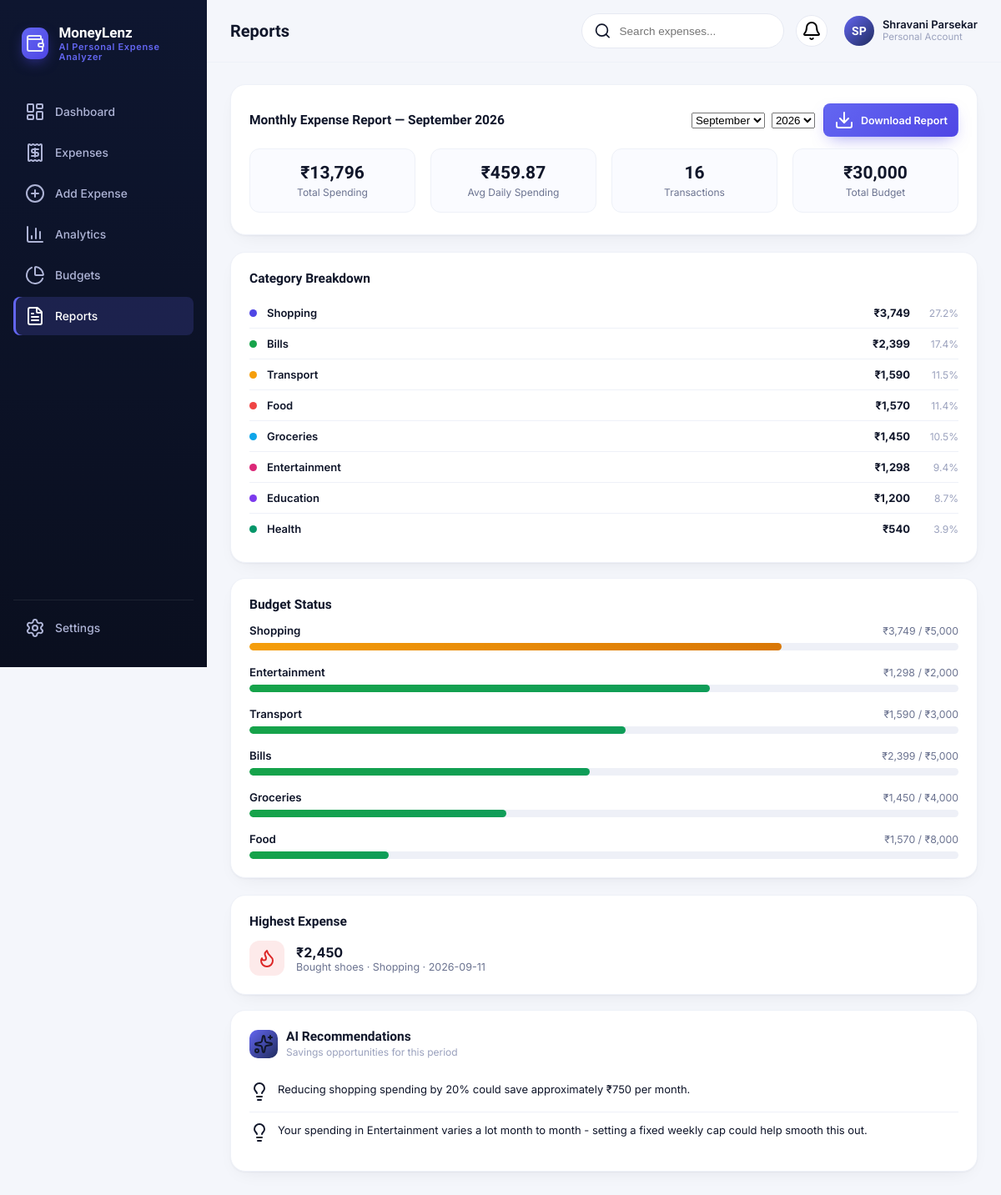
Page /reports on the committed database.
### models/expense.py (models this page shows, shortened)
class Expense(db.Model):
    __tablename__ = "expenses"
    id = db.Column(db.Integer, primary_key=True)
    amount = db.Column(db.Float, nullable=False)
    category = db.Column(db.String(50), nullable=False, index=True)
    description = db.Column(db.String(255), nullable=False)
    date = db.Column(db.Date, nullable=False, default=date.today, index=True)
    payment_method = db.Column(db.String(50), nullable=False, default="Cash")
    notes = db.Column(db.String(500), nullable=True)
    created_at = db.Column(db.DateTime, default=datetime.utcnow)

class Budget(db.Model):
    __tablename__ = "budgets"
    id = db.Column(db.Integer, primary_key=True)
    category = db.Column(db.String(50), nullable=False, index=True)
    month = db.Column(db.Integer, nullable=False)  # 1-12
    year = db.Column(db.Integer, nullable=False)
    amount = db.Column(db.Float, nullable=False)
    __table_args__ = (
        db.UniqueConstraint("category", "month", "year", name="uq_budget_category_month_year"),
    )

### app.py (the view)
    @app.route("/reports")
    def reports():
        month = request.args.get("month", date.today().month, type=int)
        year = request.args.get("year", date.today().year, type=int)
        report = analyzer.get_monthly_report_data(month, year)
        recommendations = ai_insights.generate_recommendations()
        return render_template(
            "reports.html",
            report=report,
            recommendations=recommendations,
            active_page="reports",
        )

### services/ai_insights.py (called while the page is built)
def _month_totals(df, month, year):
    if df.empty:
        return {}
    mask = (df["date"].dt.month == month) & (df["date"].dt.year == year)
    subset = df[mask]
    if subset.empty:
        return {}
    return subset.groupby("category")["amount"].sum().to_dict()

### services/expense_analyzer.py (called while the page is built)
def expenses_to_dataframe(expenses):
    if not expenses:
        return pd.DataFrame(
            columns=["id", "amount", "category", "description", "date", "payment_method", "notes"]
        )
    rows = [
        {
            "id": e.id,
            "amount": float(e.amount),
            "category": e.category,
            "description": e.description,
            "date": pd.to_datetime(e.date),
            "payment_method": e.payment_method,
            "notes": e.notes or "",
        }
        for e in expenses
    ]
    df = pd.DataFrame(rows)
    return df

def get_all_expenses_df():
    expenses = Expense.query.all()
    return expenses_to_dataframe(expenses)

def get_total_budget(month=None, year=None):
    today = date.today()
    month = month or today.month
    year = year or today.year
    total_row = TotalBudget.query.filter_by(month=month, year=year).first()
    if total_row is not None:
        return float(total_row.amount)
    budgets = Budget.query.filter_by(month=month, year=year).all()
    return float(sum(b.amount for b in budgets))

def has_custom_total_budget(month=None, year=None):
    today = date.today()
    month = month or today.month
    year = year or today.year
    return TotalBudget.query.filter_by(month=month, year=year).first() is not None

def get_total_budget_progress(month=None, year=None):
    today = date.today()
    month = month or today.month
    year = year or today.year
    df = get_all_expenses_df()
    if not df.empty:
        month_mask = (df["date"].dt.month == month) & (df["date"].dt.year == year)
        spent = float(df[month_mask]["amount"].sum())
    else:
        spent = 0.0
    budget = get_total_budget(month, year)
    pct = (spent / budget * 100.0) if budget > 0 else 0.0
    if pct >= 90:
        status = "danger"
    elif pct >= 70:
        status = "warning"
    else:
        status = "normal"
    return {
        "budget": round(budget, 2),
        "spent": round(spent, 2),
        "remaining": round(budget - spent, 2),
        "percentage": round(min(pct, 100.0), 1),
        "raw_percentage": round(pct, 1),
        "status": status,
        "is_custom": has_custom_total_budget(month, year),
    }

### templates/reports.html (shortened to what this page needs)
{% extends "base.html" %}
{% block page_title %}Reports{% endblock %}
{% block content %}
<div class="card" style="margin-bottom: 20px;">
    <div class="section-heading">
        <h3>Monthly Expense Report — {{ report.month_name }}</h3>
        <div style="display:flex; gap:10px; align-items:center;">
            <form method="GET" action="{{ url_for('reports') }}" style="display:flex; gap:8px;">
                <select name="month" onchange="this.form.submit()">
                    {% for m in range(1, 13) %}
                    <option value="{{ m }}" {{ 'selected' if m == report.month }}>{{ ['', 'January','February','March','April','May','June','July','August','September','October','November','December'][m] }}</option>
                    {% endfor %}
                </select>
                <select name="year" onchange="this.form.submit()">
                    {% for y in range(current_year - 2, current_year + 1) %}
                    <option value="{{ y }}" {{ 'selected' if y == report.year }}>{{ y }}</option>
                    {% endfor %}
                </select>
            </form>
            <a href="{{ url_for('download_report', month=report.month, year=report.year) }}" class="btn btn-primary btn-sm"><i data-lucide="download"></i>Download Report</a>
        </div>
    </div>
    <div class="grid" style="grid-template-columns: repeat(4, 1fr); margin-bottom: 4px;">
        <div class="report-stat">
            <div class="value">{{ report.total_spending | inr }}</div>
            <div class="label">Total Spending</div>
        </div>
        <div class="report-stat">
            <div class="value">{{ report.average_daily_spending | inr }}</div>
            <div class="label">Avg Daily Spending</div>
        </div>
        <div class="report-stat">
            <div class="value">{{ report.transaction_count }}</div>
            <div class="label">Transactions</div>
        </div>
        <div class="report-stat">
            <div class="value">{{ report.total_budget | inr }}</div>
            <div class="label">Total Budget</div>
        </div>
    </div>
</div>
<div class="grid two-col" style="margin-bottom: 20px;">
    <div class="card">
        <div class="section-heading"><h3>Category Breakdown</h3></div>
        {% if report.category_breakdown %}
        {% set colors = ["#4F46E5", "#16A34A", "#F59E0B", "#EF4444", "#0EA5E9", "#DB2777", "#7C3AED", "#059669", "#CA8A04", "#0891B2"] %}
        {% for c in report.category_breakdown %}
        <div class="report-cat-row">
            <span class="dot" style="background: {{ colors[loop.index0 % colors|length] }};"></span>
            <span class="name">{{ c.category }}</span>
            <span class="amt">{{ c.amount | inr }}</span>
            <span class="pct">{{ c.percentage }}%</span>
        </div>
        {% endfor %}
        {% else %}
        <p class="text-muted" style="font-size:13px;">No expenses recorded for this period.</p>
        {% endif %}
    </div>
    <div class="card">
        <div class="section-heading"><h3>Budget Status</h3></div>
        {% if report.budget_status %}
        {% for b in report.budget_status %}
        <div class="progress-row">
            <div class="progress-top">
                <span class="progress-cat">{{ b.category }}</span>
                <span class="progress-figures">{{ b.spent | inr }} / {{ b.budget | inr }}</span>
            </div>
            <div class="progress-track">
                <div class="progress-fill {{ b.status }}" style="width: {{ b.percentage }}%;"></div>
            </div>
        </div>
        {% endfor %}
        {% else %}
        <p class="text-muted" style="font-size:13px;">No budgets configured for this period.</p>
        {% endif %}
    </div>
</div>
<div class="grid two-col">
    <div class="card">
        <div class="section-heading"><h3>Highest Expense</h3></div>
        {% if report.highest_expense %}
        <div style="display:flex; align-items:center; gap: 14px;">
            <div class="stat-icon tone-red"><i data-lucide="flame"></i></div>
            <div>
                <div style="font-weight:700; font-size:16px;">{{ report.highest_expense.amount | inr }}</div>
                <div class="text-muted" style="font-size:12.5px;">{{ report.highest_expense.description }} &middot; {{ report.highest_expense.category }} &middot; {{ report.highest_expense.date }}</div>
            </div>
        </div>
        {% else %}
        <p class="text-muted" style="font-size:13px;">No expenses recorded for this period.</p>
        {% endif %}
    </div>
    <div class="card">
        <div class="ai-header">
            <div class="ai-badge"><i data-lucide="sparkles"></i></div>
            <div><h3>AI Recommendations</h3><span>Savings opportunities for this period</span></div>
        </div>
        {% for r in recommendations %}
        <div class="rec-item"><i data-lucide="lightbulb"></i><span>{{ r }}</span></div>
        {% endfor %}
    </div>
</div>
{% endblock %}

### static/css/style.css (style rules this page uses)
:root { --navy-950: #0A0F1F; --navy-900: #0E1630; --navy-800: #16204A; --navy-700: #202C5E; --indigo-600: #4F46E5; --indigo-500: #6366F1; --indigo-100: #EEF0FF; --green-600: #0F9D58; --green-500: #16A34A; --green-100: #E5F7EC; --orange-600: #D97706; --orange-500: #F59E0B; --orange-100: #FEF3E2; --red-600: #DC2626; --red-500: #EF4444; --red-100: #FDEAEA; --bg: #F4F6FB; --card: #FFFFFF; --border: #E6E9F2; --border-soft: #EEF1F8; --text-900: #10162A; --text-700: #333A54; --text-500: #6B7390; --text-400: #9AA1BD; --radius-lg: 18px; --radius-md: 12px; --radius-sm: 8px; --shadow-card: 0 1px 2px rgba(16, 22, 42, 0.04), 0 8px 24px -12px rgba(16, 22, 42, 0.10); --shadow-pop: 0 12px 32px -8px rgba(16, 22, 42, 0.18); --sidebar-w: 248px; }
* { box-sizing: border-box; }
html, body { margin: 0; padding: 0; background: var(--bg); color: var(--text-900); font-family: 'Inter', -apple-system, BlinkMacSystemFont, sans-serif; font-size: 14.5px; -webkit-font-smoothing: antialiased; }
h1, h2, h3, h4, .font-display { font-family: 'Sora', 'Inter', sans-serif; }
a { text-decoration: none; color: inherit; }
.btn { display: inline-flex; align-items: center; justify-content: center; gap: 8px; padding: 10px 18px; border-radius: var(--radius-sm); font-weight: 600; font-size: 13.5px; border: 1px solid transparent; transition: transform 0.12s ease, box-shadow 0.12s ease, background 0.15s ease; }
.btn-primary { background: linear-gradient(135deg, var(--indigo-500), var(--indigo-600)); color: #fff; box-shadow: 0 8px 20px -8px rgba(79,70,229,0.55); }
.btn-sm { padding: 7px 12px; font-size: 12.5px; }
.card { background: var(--card); border-radius: var(--radius-lg); border: 1px solid var(--border-soft); box-shadow: var(--shadow-card); padding: 22px; }
.grid { display: grid; gap: 18px; }
.two-col { grid-template-columns: 1.5fr 1fr; }
@media (max-width: 1200px) { .charts-grid-2, .charts-grid-even, .two-col { grid-template-columns: 1fr; } }
.section-heading { display: flex; align-items: center; justify-content: space-between; margin-bottom: 14px; }
.section-heading h3 { font-size: 15.5px; font-weight: 700; margin: 0; }
.stat-icon { width: 42px; height: 42px; border-radius: 12px; display: flex; align-items: center; justify-content: center; }
.stat-icon.tone-red { background: var(--red-100); color: var(--red-600); }
.ai-header { display: flex; align-items: center; gap: 10px; margin-bottom: 16px; }
.ai-header .ai-badge { width: 34px; height: 34px; border-radius: 10px; background: linear-gradient(135deg, var(--indigo-500), var(--navy-700)); display: flex; align-items: center; justify-content: center; }
.ai-header h3 { margin: 0; font-size: 15.5px; font-weight: 700; }
.ai-header span { font-size: 12px; color: var(--text-400); }
.progress-row { margin-bottom: 18px; }
.progress-row:last-child { margin-bottom: 0; }
.progress-top { display: flex; align-items: center; justify-content: space-between; margin-bottom: 7px; }
.progress-cat { font-weight: 600; font-size: 13.3px; }
.progress-figures { font-size: 12.3px; color: var(--text-500); }
.progress-track { height: 9px; background: #EEF0F7; border-radius: 999px; overflow: hidden; }
.progress-fill { height: 100%; border-radius: 999px; transition: width 0.4s ease; }
.progress-fill.normal { background: linear-gradient(90deg, var(--green-500), var(--green-600)); }
.progress-fill.warning { background: linear-gradient(90deg, var(--orange-500), var(--orange-600)); }
.report-stat { text-align: center; padding: 16px; border-radius: var(--radius-md); background: #FAFBFF; border: 1px solid var(--border-soft); }
.report-stat .value { font-family: 'Sora', sans-serif; font-weight: 700; font-size: 21px; }
.report-stat .label { font-size: 12px; color: var(--text-500); margin-top: 4px; }
.report-cat-row { display: flex; align-items: center; gap: 12px; padding: 10px 0; border-bottom: 1px solid var(--border-soft); }
.report-cat-row:last-child { border-bottom: none; }
.report-cat-row .dot { width: 9px; height: 9px; border-radius: 50%; }
.report-cat-row .name { flex: 1; font-weight: 600; font-size: 13px; }
.report-cat-row .amt { font-weight: 700; font-size: 13px; }
.report-cat-row .pct { font-size: 12px; color: var(--text-400); width: 46px; text-align: right; }
.rec-item { display: flex; gap: 10px; padding: 12px 0; border-bottom: 1px solid var(--border-soft); font-size: 13px; line-height: 1.5; }
.rec-item:last-child { border-bottom: none; }
.text-muted { color: var(--text-500); }

### rows in the picture
Expense: category "Shopping", amount|inr "₹3,749", percentage "27.2", highest_expense.description "Bought shoes", highest_expense.category "Shopping"
Expense: category "Bills", amount|inr "₹2,399", percentage "17.4"
Expense: category "Transport", amount|inr "₹1,590", percentage "11.5"
Expense: category "Food", amount|inr "₹1,570", percentage "11.4"
Expense: category "Groceries", amount|inr "₹1,450", percentage "10.5"
Expense: category "Entertainment", amount|inr "₹1,298", percentage "9.4"
Expense: category "Education", amount|inr "₹1,200", percentage "8.7"
Expense: category "Health", amount|inr "₹540", percentage "3.9"
Budget: category "Shopping", spent|inr "₹3,749", budget|inr "₹5,000", {{ b.percentage }} 75.0 (drawn)
Budget: category "Entertainment", spent|inr "₹1,298", budget|inr "₹2,000", {{ b.percentage }} 64.9 (drawn)
Budget: category "Transport", spent|inr "₹1,590", budget|inr "₹3,000", {{ b.percentage }} 53.0 (drawn)
Budget: category "Bills", spent|inr "₹2,399", budget|inr "₹5,000", {{ b.percentage }} 48.0 (drawn)
Budget: category "Groceries", spent|inr "₹1,450", budget|inr "₹4,000", {{ b.percentage }} 36.2 (drawn)
Budget: category "Food", spent|inr "₹1,570", budget|inr "₹8,000", {{ b.percentage }} 19.6 (drawn)

### other values in the picture
{{ report.month_name }} "September 2026"
{{ report.total_spending | inr }} "₹13,796"
{{ report.average_daily_spending | inr }} "₹459.87"
{{ report.transaction_count }} "16"
{{ report.total_budget | inr }} "₹30,000"
{{ report.highest_expense.amount | inr }} "₹2,450"
{{ report.highest_expense.date }} "2026-09-11"
{{ r }} "Reducing shopping spending by 20% could save approximately ₹750 per month." "Your spending in Entertainment varies a lot month to month - setting a fixed weekly cap could help smooth this out."
form field month "September"
form field year "2026"
